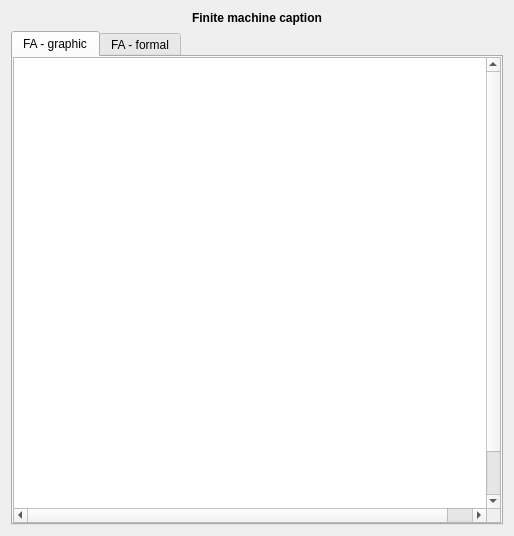
<?xml version="1.0" encoding="UTF-8"?>
<ui version="4.0">
 <class>FA_widget</class>
 <widget class="QWidget" name="FA_widget">
  <property name="geometry">
   <rect>
    <x>0</x>
    <y>0</y>
    <width>514</width>
    <height>536</height>
   </rect>
  </property>
  <property name="sizePolicy">
   <sizepolicy hsizetype="Preferred" vsizetype="Preferred">
    <horstretch>0</horstretch>
    <verstretch>0</verstretch>
   </sizepolicy>
  </property>
  <property name="windowTitle">
   <string>Form</string>
  </property>
  <layout class="QVBoxLayout" name="verticalLayout_3">
   <item>
    <widget class="QLabel" name="m_finiteMachineWidgetCaption">
     <property name="font">
      <font>
       <weight>75</weight>
       <bold>true</bold>
      </font>
     </property>
     <property name="text">
      <string>Finite machine caption</string>
     </property>
     <property name="alignment">
      <set>Qt::AlignCenter</set>
     </property>
    </widget>
   </item>
   <item>
    <widget class="QTabWidget" name="tabWidget">
     <property name="currentIndex">
      <number>0</number>
     </property>
     <widget class="QWidget" name="KA_diagram">
      <attribute name="title">
       <string>FA - graphic</string>
      </attribute>
      <layout class="QVBoxLayout" name="verticalLayout">
       <property name="spacing">
        <number>0</number>
       </property>
       <property name="leftMargin">
        <number>0</number>
       </property>
       <property name="topMargin">
        <number>0</number>
       </property>
       <property name="rightMargin">
        <number>0</number>
       </property>
       <property name="bottomMargin">
        <number>0</number>
       </property>
       <item>
        <widget class="QGraphicsView" name="graphicsView">
         <property name="sceneRect">
          <rectf>
           <x>0.000000000000000</x>
           <y>0.000000000000000</y>
           <width>500.000000000000000</width>
           <height>500.000000000000000</height>
          </rectf>
         </property>
        </widget>
       </item>
      </layout>
     </widget>
     <widget class="QWidget" name="KA_formal">
      <attribute name="title">
       <string>FA - formal</string>
      </attribute>
      <layout class="QVBoxLayout" name="verticalLayout_2">
       <item>
        <widget class="QLabel" name="label">
         <property name="text">
          <string>KA = (Q,Σ,R,s,F)</string>
         </property>
        </widget>
       </item>
       <item>
        <layout class="QHBoxLayout" name="horizontalLayout_3">
         <item>
          <widget class="QLabel" name="label_2">
           <property name="text">
            <string>Q = {</string>
           </property>
          </widget>
         </item>
         <item>
          <widget class="QLineEdit" name="statesLineEdit"/>
         </item>
         <item>
          <widget class="QLabel" name="label_3">
           <property name="text">
            <string>}</string>
           </property>
          </widget>
         </item>
        </layout>
       </item>
       <item>
        <layout class="QHBoxLayout" name="horizontalLayout_4">
         <item>
          <widget class="QLabel" name="label_6">
           <property name="text">
            <string>Σ = {</string>
           </property>
          </widget>
         </item>
         <item>
          <widget class="QLineEdit" name="alphabetLineEdit"/>
         </item>
         <item>
          <widget class="QLabel" name="label_7">
           <property name="text">
            <string>}</string>
           </property>
          </widget>
         </item>
        </layout>
       </item>
       <item>
        <layout class="QHBoxLayout" name="horizontalLayout">
         <item>
          <spacer name="horizontalSpacer">
           <property name="orientation">
            <enum>Qt::Horizontal</enum>
           </property>
           <property name="sizeType">
            <enum>QSizePolicy::Expanding</enum>
           </property>
           <property name="sizeHint" stdset="0">
            <size>
             <width>40</width>
             <height>20</height>
            </size>
           </property>
          </spacer>
         </item>
         <item>
          <widget class="QToolButton" name="addRuleToolButton">
           <property name="text">
            <string>+</string>
           </property>
          </widget>
         </item>
         <item>
          <widget class="QToolButton" name="removeRuleToolButton">
           <property name="text">
            <string>-</string>
           </property>
          </widget>
         </item>
        </layout>
       </item>
       <item>
        <layout class="QHBoxLayout" name="horizontalLayout_2">
         <item>
          <widget class="QLabel" name="label_4">
           <property name="text">
            <string>R = {</string>
           </property>
          </widget>
         </item>
         <item>
          <widget class="QListWidget" name="rulesListWidget">
           <property name="selectionMode">
            <enum>QAbstractItemView::MultiSelection</enum>
           </property>
          </widget>
         </item>
         <item>
          <widget class="QLabel" name="label_8">
           <property name="text">
            <string>}</string>
           </property>
          </widget>
         </item>
        </layout>
       </item>
       <item>
        <layout class="QHBoxLayout" name="horizontalLayout_7">
         <item>
          <widget class="QLabel" name="label_10">
           <property name="text">
            <string>s =   </string>
           </property>
          </widget>
         </item>
         <item>
          <widget class="QComboBox" name="startStateComboBox">
           <property name="sizePolicy">
            <sizepolicy hsizetype="Expanding" vsizetype="Fixed">
             <horstretch>0</horstretch>
             <verstretch>0</verstretch>
            </sizepolicy>
           </property>
          </widget>
         </item>
        </layout>
       </item>
       <item>
        <layout class="QHBoxLayout" name="horizontalLayout_6">
         <item>
          <widget class="QLabel" name="label_5">
           <property name="text">
            <string>F =  {</string>
           </property>
          </widget>
         </item>
         <item>
          <widget class="QLineEdit" name="endingStatesLineEdit"/>
         </item>
         <item>
          <widget class="QLabel" name="label_9">
           <property name="text">
            <string>}</string>
           </property>
          </widget>
         </item>
        </layout>
       </item>
      </layout>
     </widget>
    </widget>
   </item>
  </layout>
 </widget>
 <resources/>
 <connections/>
</ui>
